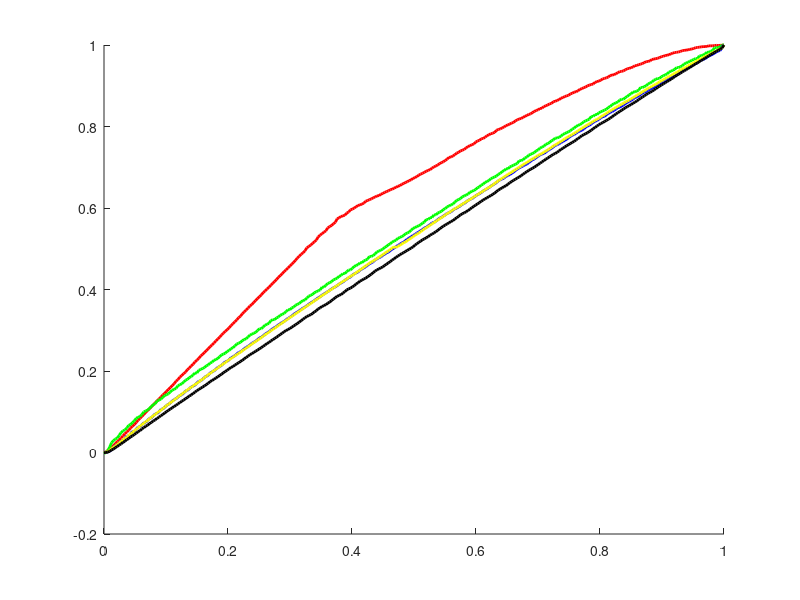
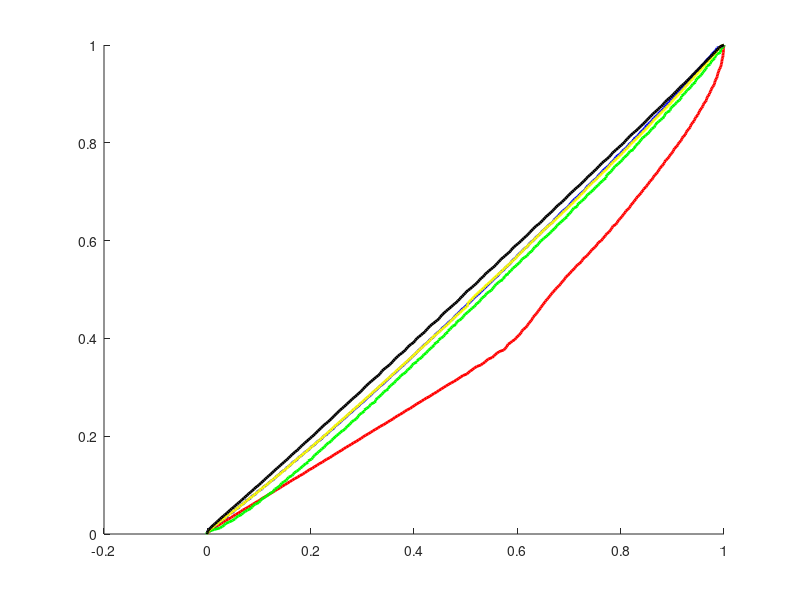

Source code (MATLAB) for these figures, in order:
clear 
close all
clc

load('channel_linearity.mat')

x=0:1/327:1;
yr=total_mean_red./max(total_mean_red);
yg=total_mean_green./max(total_mean_green);
yb=total_mean_blue./max(total_mean_blue);
ya=total_mean_amber./max(total_mean_amber);
yw=total_mean_clear./max(total_mean_clear);



figure()
hold on
plot(x,yr,'r','LineWidth',2)
plot(x,yg,'g','LineWidth',2)
plot(x,yb,'b','LineWidth',2)
plot(x,ya,'y','LineWidth',2)
plot(x,yw,'k','LineWidth',2)

figure()
hold on
plot(yr,x,'r','LineWidth',2)
plot(yg,x,'g','LineWidth',2)
plot(yb,x,'b','LineWidth',2)
plot(ya,x,'y','LineWidth',2)
plot(yw,x,'k','LineWidth',2)